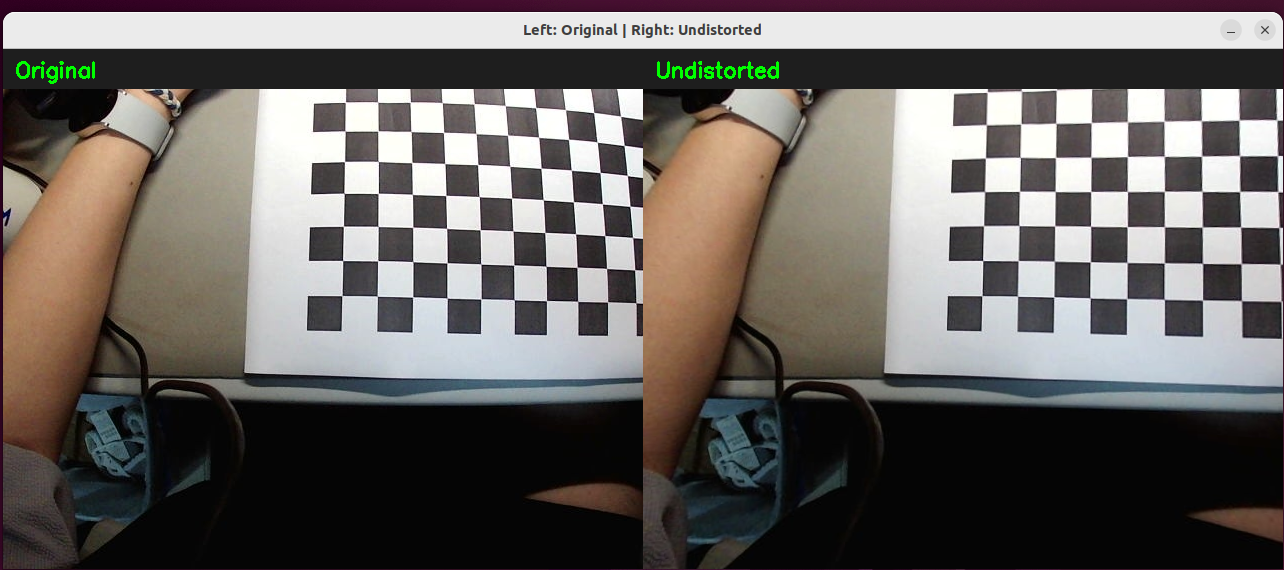
//> input picture 26机器人罗云祺/培训4/畸变结果.png, 1284 x 570 px
$ ./calibrate ./ '畸变结果.png'   (built with g++ and OpenCV 4)
//> lines starting //> are read from the running program, lines starting //| are printed output that depends on the picture; after the words box and inside, x2 and y2 are one past the last pixel; in counts of white or black regions, pixels touching at a corner belong together
#include <opencv2/opencv.hpp>
#include <algorithm>
#include <cctype>
#include <cmath>
#include <iomanip>
#include <iostream>
#include <string>
#include <vector>

using namespace std;

namespace
{

const cv::Size kBoardSize(9, 6);
const float kSquareSize = 1.0f;
const int kMinViews = 6;
const int kRecommendedViews = 10;

string lowerExtension(const string& path)
{
    const string::size_type dot = path.find_last_of('.');
    if (dot == string::npos)
    {
        return "";
    }
    string ext = path.substr(dot);
    transform(ext.begin(), ext.end(), ext.begin(),
                   [](unsigned char c) { return static_cast<char>(tolower(c)); });
    return ext;
}

string baseName(const string& path)
{
    const string::size_type pos = path.find_last_of("/\\");
    return (pos == string::npos) ? path : path.substr(pos + 1);
}

vector<string> findImages(const string& dir)
{
//> called with dir = "./"
    vector<cv::String> found;
    cv::glob(dir + "/*", found, false);

    vector<string> files;
    for (const cv::String& item : found)
    {
        const string path = item.c_str();
        const string ext = lowerExtension(path);
        if (ext == ".jpg" || ext == ".jpeg" || ext == ".png" || ext == ".bmp")
        {
            files.push_back(path);
        }
    }
    sort(files.begin(), files.end());
    return files;
}

}

int main(int argc, char** argv)
{
    const string imageDir = (argc > 1) ? argv[1] : "../images";

    vector<string> fileNames = findImages(imageDir);
    if (fileNames.empty()) {
        cerr << "未找到图片: " << imageDir << "/*.jpg|*.png" << endl;
        cerr << "用法: " << argv[0] << " <图片目录> [测试图片]" << endl;
        return -1;
    }

    cout << "OpenCV " << CV_VERSION << endl;
    cout << "图片目录: " << imageDir << "，共 " << fileNames.size() << " 张" << endl;
    cout << "棋盘格内角点: " << kBoardSize.width << " x " << kBoardSize.height << endl;

    vector<vector<cv::Point3f>> objectPoints;
    vector<vector<cv::Point2f>> imagePoints;
    vector<string> usedFiles;
    vector<cv::Point2f> corners;

    vector<cv::Point3f> obj;
    obj.reserve(static_cast<size_t>(kBoardSize.area()));
    for (int y = 0; y < kBoardSize.height; ++y) {
        for (int x = 0; x < kBoardSize.width; ++x)
        {
            obj.push_back(cv::Point3f(x * kSquareSize, y * kSquareSize, 0.0f));
        }
    }

    cv::Size imageSize;
    int unreadable = 0;
    int sizeMismatch = 0;
    int notFound = 0;

    for (const string& file : fileNames)
    {
        cv::Mat img = cv::imread(file, cv::IMREAD_COLOR);
//> img is the input picture: 570 rows x 1284 cols, CV_8UC3; mean B, G, R 97.6, 100.9, 105.3
        if (img.empty())
        {
            cerr << "[跳过] 无法读取: " << file << endl;
            ++unreadable;
            continue;
        }

        if (imageSize.width == 0)
        {
            imageSize = img.size();
//> imageSize = Size(1284, 570)
        }
        else if (img.size() != imageSize)
        {
            cerr << "[跳过] 尺寸不一致: " << baseName(file) << " ("
                      << img.cols << "x" << img.rows << " != "
                      << imageSize.width << "x" << imageSize.height << ")" << endl;
            ++sizeMismatch;
            continue;
        }

        cv::Mat gray;
        if (img.channels() == 3)
        {
            cv::cvtColor(img, gray, cv::COLOR_BGR2GRAY);
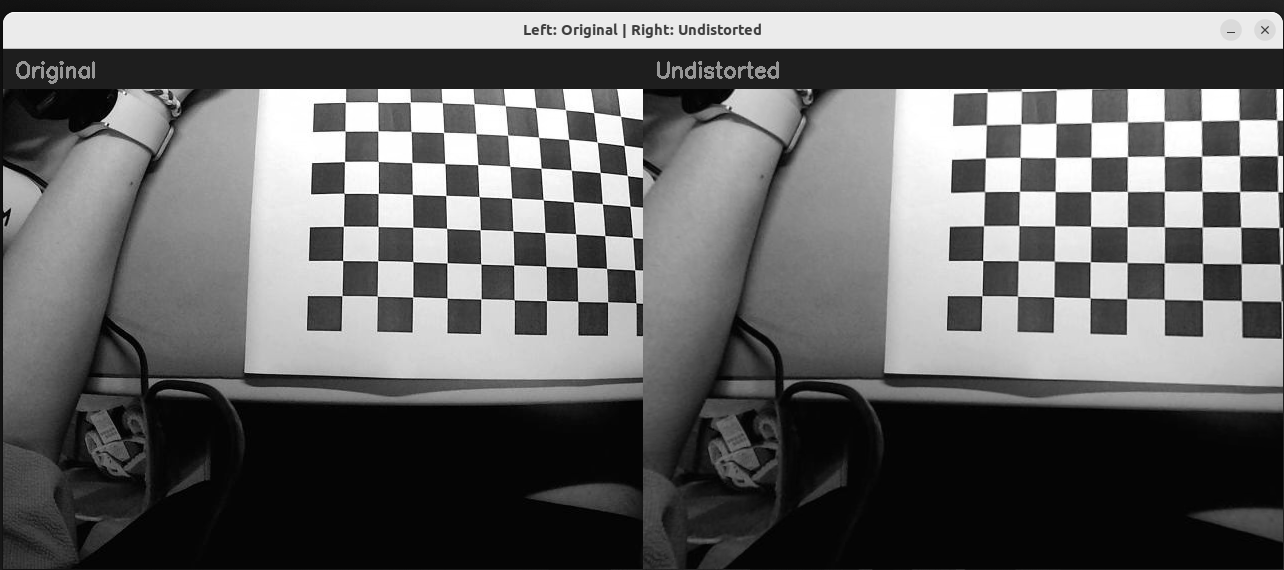
//> gray: 570 rows x 1284 cols, CV_8UC1; min 0, max 255, mean 101.8
        }
        else
        {
            gray = img;
        }

        corners.clear();
        const int flags = cv::CALIB_CB_ADAPTIVE_THRESH | cv::CALIB_CB_NORMALIZE_IMAGE;
        bool found = cv::findChessboardCorners(gray, kBoardSize, corners, flags);
//> corners = 54 Points (x, y), first 12: [345.1, 131], [378, 131], [411.1, 131.5], [443.5, 132.5], [476, 133.5], [507.6, 135], [538.6, 137.3], [568.5, 139.4], [597.2, 142], [344.5, 161.5], [378.2, 161.5], [411.7, 162.5]; found = true
        if (!found)
        {
            found = cv::findChessboardCorners(
                gray, kBoardSize, corners, flags | cv::CALIB_CB_EXHAUSTIVE);
        }

        if (!found || corners.size() != static_cast<size_t>(kBoardSize.area()))
        {
            cerr << "[失败] 未找到 " << kBoardSize.width << "x" << kBoardSize.height
                      << " 内角点: " << baseName(file) << endl;
            ++notFound;
            continue;
        }

        cv::cornerSubPix(gray, corners, cv::Size(11, 11), cv::Size(-1, -1),
                         cv::TermCriteria(cv::TermCriteria::EPS + cv::TermCriteria::COUNT,
                                          30, 0.1));
//> corners = 54 Points (x, y), first 12: [345.1, 131.1], [378, 130.9], [411.1, 131.5], [443.5, 132.4], [476, 133.5], [507.6, 135.2], [538.6, 137.3], [568.5, 139.3], [597.2, 142], [344.5, 161.5], [378.2, 161.4], [411.7, 162.5]

        imagePoints.push_back(corners);
//> imagePoints = 1 point lists
        objectPoints.push_back(obj);
        usedFiles.push_back(file);

        cv::Mat debug = img.clone();
        cv::drawChessboardCorners(debug, kBoardSize, corners, true);
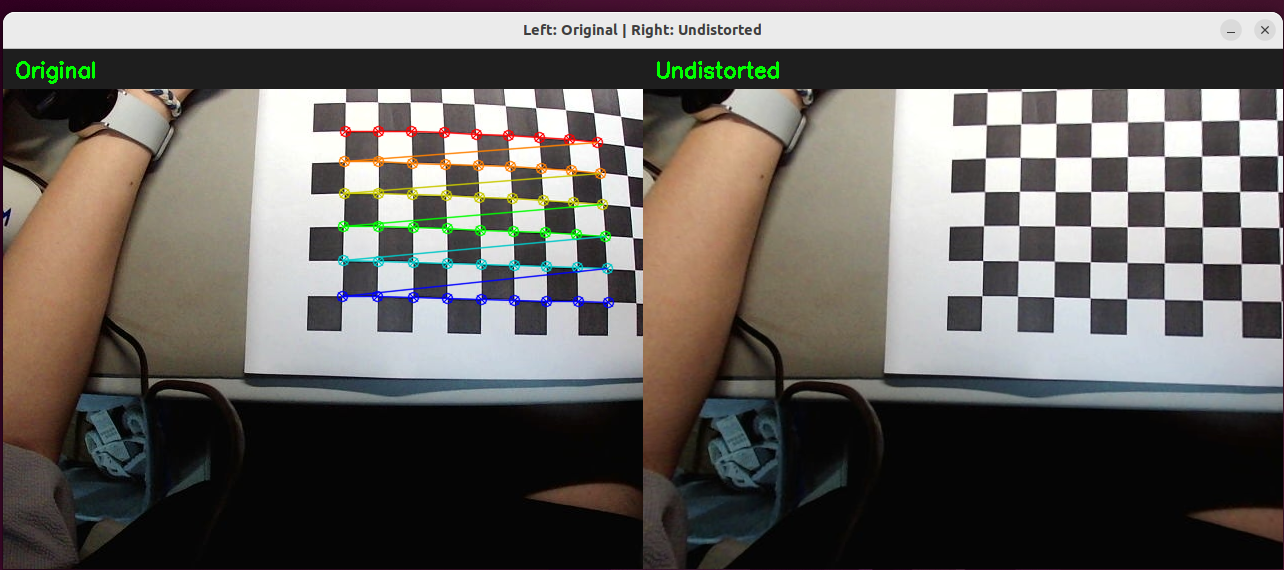
//> debug: 570 rows x 1284 cols, CV_8UC3; 1.72% of pixels changed, all inside (x1, y1, x2, y2) = (336, 125, 615, 309)
        cv::imwrite("corners_" + baseName(file), debug);

        cout << "[成功] " << baseName(file) << "，角点数 " << corners.size() << endl;
//| [成功] 畸变结果.png，角点数 54
    }

    cout << "\n成功 " << imagePoints.size() << " 张"
              << "，无法读取 " << unreadable << " 张"
              << "，分辨率不一致 " << sizeMismatch << " 张"
              << "，未找到角点 " << notFound << " 张。" << endl;
//| 成功 1 张，无法读取 0 张，分辨率不一致 1 张，未找到角点 0 张。

    if (sizeMismatch > 0)
    {
        cout << "提示：分辨率不一致的图片没有参与标定。"
                  << "请把同一分辨率的标定图单独放一个目录，例如 ../images/calib/。"
                  << endl;
    }

    if (imagePoints.size() < static_cast<size_t>(kMinViews))
    {
        cerr << "有效视角不足 " << kMinViews << " 张，无法可靠标定。" << endl;
//> (the run ends here: the program exits with an error code, at `return -1;`)
